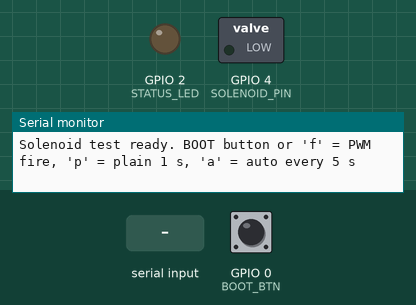
Simulated run of this sketch. Board: ESP32. On the bench: switched loads named in the sketch (green lamp = pin HIGH), output pins drawn as LEDs (lit = HIGH), the last lines printed to the serial monitor. The inputs (shaded band) are chosen by the test bench; at power-on: GPIO 0 (BOOT_BTN) HIGH.

Above: at 1.7 s.
1.8 s: GPIO 0 (BOOT_BTN) pulled LOW for 0.15 s
At 3.4 s:
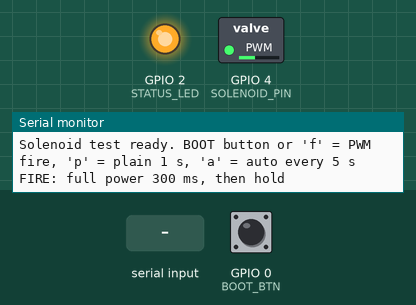
4.9 s: "a" received over Serial
At 5.15 s:
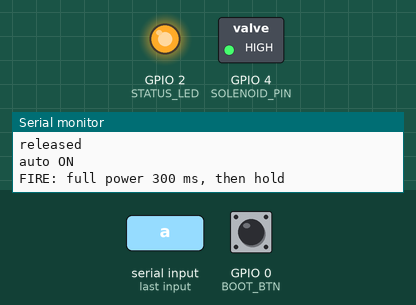
7.9 s: "p" received over Serial
Timing chart, 0 to 16.8 s (numbered marks = the images above; inputs shaded):
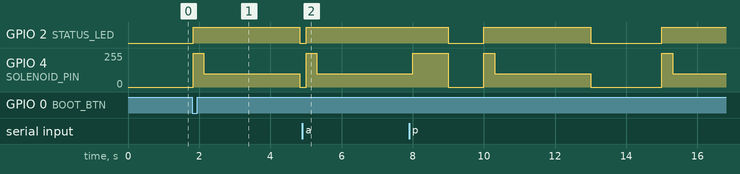

Measured:
- after the input at 1.8 s, GPIO 2 (STATUS_LED): LOW → HIGH at once, → LOW 3.0 s later; GPIO 4 (SOLENOID_PIN): 0/255 → 255/255 at once, → 100/255 0.30 s later, → 0/255 2.7 s later
- after the input at 4.9 s, GPIO 2 (STATUS_LED): LOW → HIGH after 0.10 s; GPIO 4 (SOLENOID_PIN): 0/255 → 255/255 after 0.10 s, → 100/255 0.30 s later

The sketch:

solenoid_test.ino
```cpp
// Solenoid test. Fires the lock on demand so you can check the MOSFET,
// boost converter and flyback diode on their own.
//
// Wiring (same as the main sketch):
//   GPIO4 -> 220 ohm -> IRLZ44N gate (10k gate -> GND)
//   Boost OUT+ (9 V) -> lock red wire; lock green wire -> MOSFET drain
//   MOSFET source -> GND. The ESP32 GND MUST be joined to the boost/UPS GND.
//
// Fire it:
//   - press the BOOT button on the ESP32, or
//   - Serial Monitor at 115200, send:
//       f = pull-in then PWM hold for 3 s (same as the final firmware)
//       p = plain on for 1 s (no PWM)
//       a = auto: fire every 5 s, send a again to stop
// The blue on-board LED (GPIO2) is lit while the gate is driven.

#define SOLENOID_PIN        4
#define BOOT_BTN            0
#define STATUS_LED          2
#define SOLENOID_PULL_MS    300
#define SOLENOID_HOLD_DUTY  100     // 0-255
#define SOLENOID_OPEN_MS    3000
#define SOLENOID_PWM_HZ     20000

bool autoFire = false;
unsigned long lastAuto = 0;

void gate(uint8_t duty) {
  ledcWrite(SOLENOID_PIN, duty);
  digitalWrite(STATUS_LED, duty ? HIGH : LOW);
}

void firePwm() {
  Serial.println("FIRE: full power 300 ms, then hold");
  gate(255);
  delay(SOLENOID_PULL_MS);
  gate(SOLENOID_HOLD_DUTY);
  delay(SOLENOID_OPEN_MS - SOLENOID_PULL_MS);
  gate(0);
  Serial.println("released");
}

void firePlain() {
  Serial.println("FIRE: plain on, 1 s");
  gate(255);
  delay(1000);
  gate(0);
  Serial.println("released");
}

void setup() {
  Serial.begin(115200);
  pinMode(BOOT_BTN, INPUT_PULLUP);
  pinMode(STATUS_LED, OUTPUT);
  ledcAttach(SOLENOID_PIN, SOLENOID_PWM_HZ, 8);
  gate(0);
  delay(500);
  Serial.println();
  Serial.println("Solenoid test ready. BOOT button or 'f' = PWM fire, 'p' = plain 1 s, 'a' = auto every 5 s");
}

void loop() {
  if (digitalRead(BOOT_BTN) == LOW) {
    delay(30);
    if (digitalRead(BOOT_BTN) == LOW) {
      firePwm();
      while (digitalRead(BOOT_BTN) == LOW) delay(10);
    }
  }
  if (Serial.available()) {
    char c = Serial.read();
    if (c == 'f') firePwm();
    else if (c == 'p') firePlain();
    else if (c == 'a') { autoFire = !autoFire; Serial.println(autoFire ? "auto ON" : "auto OFF"); lastAuto = 0; }
  }
  if (autoFire && millis() - lastAuto > 5000) {
    lastAuto = millis();
    firePwm();
  }
}
```
